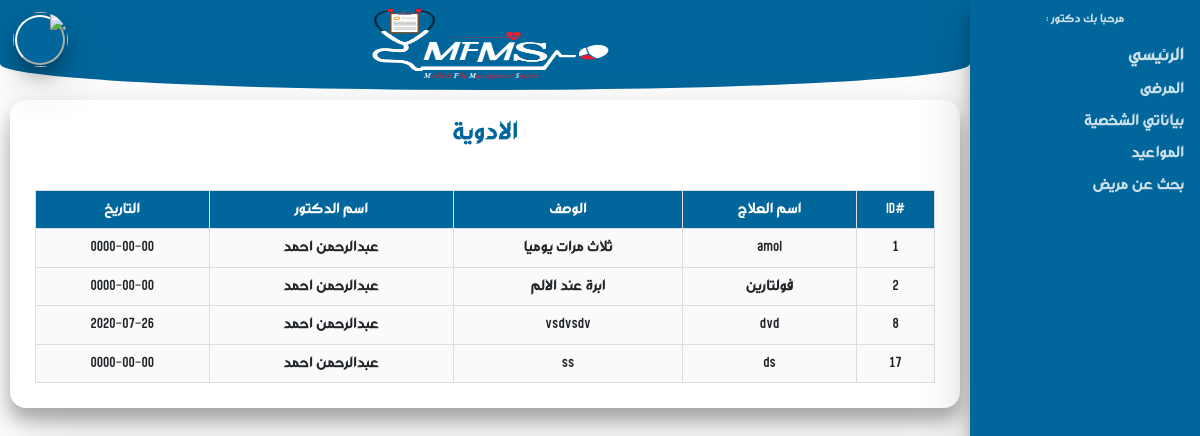
The app's page /doctor/view_patient.php?do=med&id=4 (signed in) with its own data.
### tables this page shows
CREATE TABLE `medicine` (
  `medid` int(11) NOT NULL,
  `patientid` int(11) NOT NULL,
  `doctorid` int(11) NOT NULL,
  `medname` varchar(255) NOT NULL,
  `meddis` varchar(255) NOT NULL,
  `meddate` date NOT NULL
);

CREATE TABLE `doctor` (
  `doctorid` int(11) NOT NULL,
  `userid` int(11) NOT NULL,
  `doctorname` varchar(255) NOT NULL,
  `phone` int(11) NOT NULL,
  `email` varchar(255) NOT NULL,
  `username` varchar(255) NOT NULL,
  `password` varchar(255) NOT NULL,
  `datedoctor` date NOT NULL,
  `imagedoctor` varchar(255) NOT NULL,
  `gender` varchar(255) NOT NULL,
  `address` varchar(255) NOT NULL
);

### doctor/view_patient.php (the view, shortened to what this page needs)
<?php
if (isset($_SESSION['username'])) {
include "init.php";
$do = isset($_GET['do']) ? $_GET['do'] : 'manage' ;
?>
<body class="body_home" dir="rtl" style="font-family: myfont;background: #fff;">
    <?php
if ($do == 'manage') {
  $stmt = $con->prepare("SELECT * FROM patient ORDER BY patientid DESC ");
  $stmt->execute();
  $row = $stmt->fetchAll();
  $count = $stmt->rowCount();
  ?>
<div class="" style="">
  <header class="" style="margin-top:0;padding: 5px;">
  <p class="w3-center" style="padding-top:0;color:#00669b;font-weight:bold;font-size:25px;">المرضى </p>
  </header>
    <div class="container-fluid">
        <div class="row">
            <div class="col-sm-12 col-md-12">
                <div class="table">
                    <br>
                    <table class="main-table text-center table table-bordered" dir="rtl">
                        <tr style="background-color:#00669b; color:#fff;">
                              <td>#ID</td>
                              <td> اسم المريض </td>
                              <td>النوع</td>
                              <td>العنوان</td>
                              <td>رقم الهاتف</td>
                              <td> التحكم</td>
                        </tr>
                          <?php
                          $counter=0;
                          foreach ($row as $row) {
                                  echo "<tr style='color: #00669b;'>";
                                  echo "<td style='color: red;font-weight: bold;'>" . ++$counter . "</td>";
                                  echo "<td>" . $row['patientname'] . "</td>";
                                  echo "<td>" . $row['gender'] . "</td>";
                                  echo "<td>" . $row['address'] . "</td>";
                                  echo "<td>" . $row['phonepa'] . "</td>";
                                  echo "<td><div class='dropdown'>
                                        <a href='add_test.php?do=test&id=" . $row['patientid'] . "' class='btn btn-success'>فحص  </a>
                                        <a href='add_test.php?do=medpatient&id=" . $row['patientid'] . "' class='btn btn-success'>  علاج </a>
                                        <a href='add_test.php?do=addxray&id=" . $row['patientid'] . "' class='btn btn-success'>اشعة </a>
                                        <a href='add_test.php?do=addreport&id=" . $row['patientid'] . "' class='btn btn-success'> تقرير  </a>
                                          <button class='btn dropdown-toggle btn_ho_fu' type='button'  data-toggle='dropdown'>  عرض
                                          </button>
                                          <ul class='dropdown-menu ' role='menu' aria-labelledby='menu1'>
                                            <li role='presentation'><a role='menuitem' href='view_patient.php?do=xray&id=" . $row['patientid'] . "'>الاشعة</a></li>
                                            <li role='presentation'><a role='menuitem' href='#'>الفحوصات</a></li>
                                            <li role='presentation'><a role='menuitem' href='view_patient.php?do=report&id=" . $row['patientid'] . "'>التقارير</a></li>
                                            <li role='presentation'><a role='menuitem' href='view_patient.php?do=med&id=" . $row['patientid'] . "'>الادوية</a></li>
                                          </ul>
                                            </div>
                                        </td>";
                                  echo "</tr>";
                              }
           ?>
        </table>
      </div>
</div>
</div>
</div>
</div>
<?php
}
elseif ($do == 'print') {
  $reportid = isset($_GET['id']) && is_numeric($_GET['id']) ? intval($_GET['id']) : 0;
  $stmt = $con->prepare("SELECT * FROM report
    INNER JOIN doctor ON report.doctorid=doctor.doctorid
    INNER JOIN patient ON report.patientid = patient.patientid
    WHERE  reportid=?  ");
  $stmt->execute(array($reportid));
  $row = $stmt->fetch();
  if ($stmt->rowCount() > 0) {
  ?>
      <div class='print-data' style="border-right: 5px solid #00669b;padding: 20px;">
          <div class='form-holder' style='background:#fff;'>
              <div class='row'>
                  <div class='col-md-12 p-data'>
                      <div class="text-right"><strong style="color: #00669b;">رقم المريض:</strong> <span style="color: red;"><?php echo  $row['patientid'];?></span></div>
                      <div class="text-right"><strong style="color: #00669b;">اسم المريض :</strong> <span style="color: red;"><?php echo  $row['patientname'];?></span></div>
                      <div class="text-right"><strong style="color: #00669b;">التاريخ :</strong><span style="color: red;"><?php echo $row['reportdate'];?></span> </div>
                  </div>
              </div><br />
              <div class='row'>
                  <div class='col-md-12 p-ref text-right' style="padding-bottom: 20px;">
                      <div class="text-center" style="color: #00669b;font-size: large;" >تقرير طبي </div><br>
                      <?php echo $row['reportname'];?>
                  </div>
                  <div class='col-md-12 p-ref'>
                      <div class="text-center" > وقد تم اعطاءة هذا التقرير بحسب طلبة </div><br>
                  </div>
                  <div class='col-md-12 p-ref'>
                      <div class="text-right"><strong style="color: #00669b;">الدكتور :</strong> <span style="color: red;"><?php echo  $row['doctorname'];?></span> </div><br>
                  </div>
              </div>
          </div>
      </div>
      <div style="padding-right: 150px;">
          <div dir="ltr" style="border-top: 2px solid #00669b;padding: 15px 0 10px 50px;">
              <div class='' style=''><button class="btn print-p-data" style="background: red;color: white;">   طباعة  <i class='fa fa-print'></i></button></div>
          </div>
      </div>
<?php
}}
elseif ($do == 'med') {
$patientid = isset($_GET['id']) && is_numeric($_GET['id']) ? intval($_GET['id']) : 0;
$stmt = $con->prepare("SELECT * FROM medicine INNER JOIN doctor ON medicine.doctorid=doctor.doctorid  WHERE  patientid=?  ");
$stmt->execute(array($patientid));
$row = $stmt->fetchAll();
if ($stmt->rowCount() > 0) {
?>
    <div class="">
        <header class="" style="margin-top:0;padding:5px;">
            <p class="w3-center" style="padding-top:0;color:#00669b;font-weight:bold;font-size:25px;"> الادوية </p>
        </header>
        <div class="container-fluid">
            <div class="row">
                <div class="col-sm-12 col-md-12">
                    <div class="table">
                        <br>
                        <table class="main-table text-center table table-bordered" dir="rtl">
                            <tr style="background-color:#00669b; color:#fff;">
                                <td>#ID</td>
                                <td> اسم العلاج  </td>
                                <td> الوصف</td>
                                <td>اسم الدكتور </td>
                                <td> التاريخ</td>
                            </tr>
                            <?php
                            foreach ($row as $row ) {
                              echo "<tr>";
                              echo "<td>" . $row['medid'] . "</td>";
                              echo "<td>" . $row['medname'] . "</td>";
                              echo "<td>" . $row['meddis'] . "</td>";
                              echo "<td>" . $row['doctorname'] . "</td>";
                              echo "<td>" . $row['meddate'] . "</td>";
                            echo "</tr>";
                            }
                             ?>
                        </table>
                    </div>
                </div>
            </div>
        </div>
    </div>
<?php
}
else {
  echo "  <div class='container-fluid text-center'>";
$theMsg ='<div class="alert alert-danger">لايوجد ادوية </div>';
   redirecthome($theMsg, 'back',1);
  echo "</div>";
}
}
include $tpl . 'footer.php';
}
else {
  header('Location: login.php');
  exit();
}
?>

### doctor/layout/css/w3.css (style rules this page uses)
* { -webkit-box-sizing:border-box;-moz-box-sizing:border-box;box-sizing:border-box }
html { -ms-text-size-adjust:100%;-webkit-text-size-adjust:100% }
body { margin:0 }
article,aside,details,figcaption,figure,footer,header,hgroup,main,menu,nav,section,summary { display:block }
html,body { font-family:Verdana,sans-serif;font-size:15px;line-height:1.5 }
table { border-collapse:collapse;border-spacing:0;width:100%;display:table }
table,th,td { border:none }
.w3-center { text-align:center !important }

### doctor/layout/css/allcss.css (style rules this page uses)
.body_home { font-family: myfont; background: #fff; }
::placeholder { font-size: 16px; color:#00669b; padding:5px; font-weight:bolder; }

### doctor/include/templt/header.php (style rules this page uses)
body { background-color: #00669b; font-family: myfont; }

### records on screen
medicine: medid "1", medname "amol", meddis "ثلاث مرات يوميا", doctorid.doctorname "عبدالرحمن احمد", meddate "0000-00-00"
medicine: medid "2", medname "فولتارين", meddis "ابرة عند الالم", doctorid.doctorname "عبدالرحمن احمد", meddate "0000-00-00"
medicine: medid "8", medname "dvd", meddis "vsdvsdv", doctorid.doctorname "عبدالرحمن احمد", meddate "2020-07-26"
medicine: medid "17", medname "ds", meddis "ss", doctorid.doctorname "عبدالرحمن احمد", meddate "0000-00-00"
